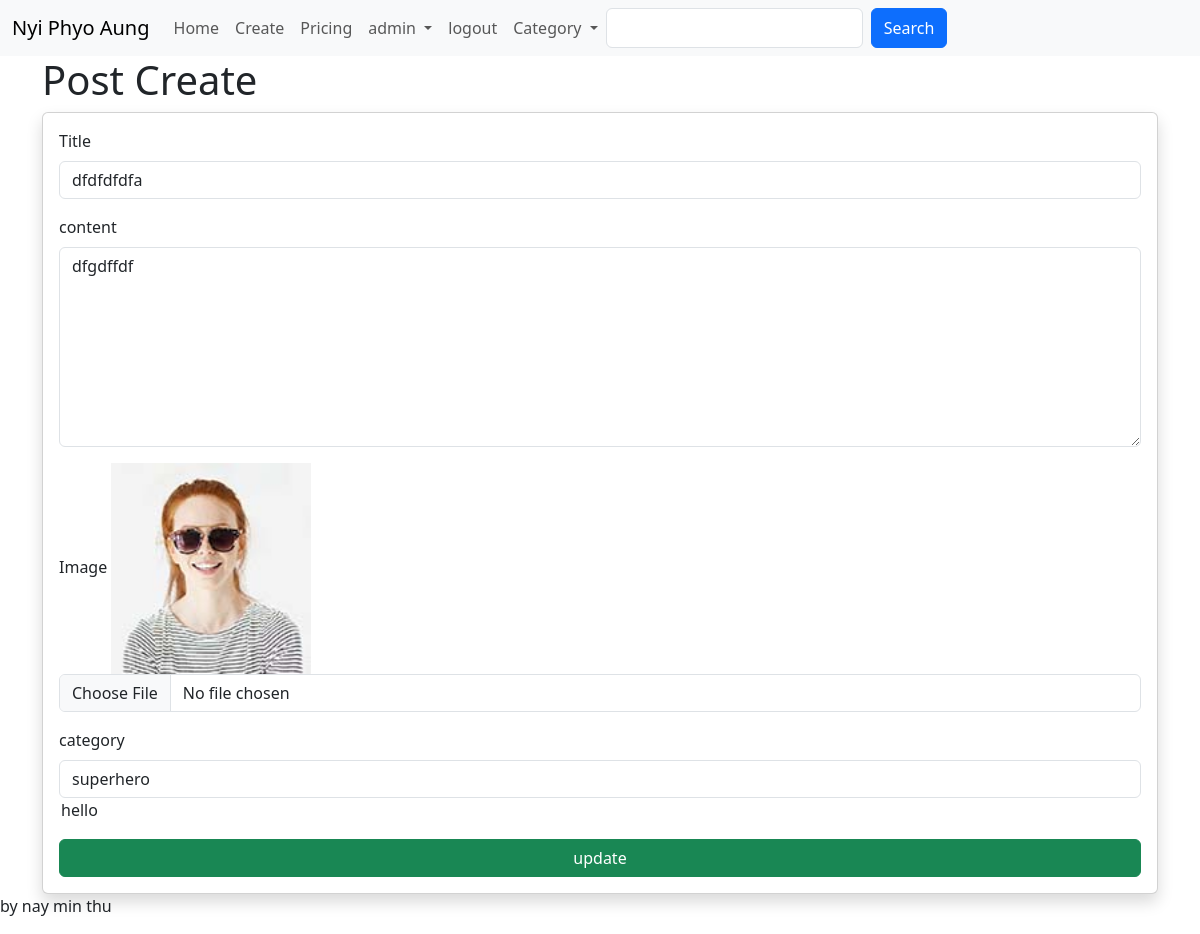
Page /blog/update/9/ (signed in) on the committed database.
### my_blog/models.py (models this page shows, shortened)
class PostModel(models.Model):
    id = models.AutoField(primary_key=True)
    title = models.CharField(max_length=100, default=None)
    caption = models.TextField(default=None)
    image = models.ImageField(default=None)
    author = models.ForeignKey(User, on_delete=models.CASCADE)
    category = models.ForeignKey(CategoryModel, on_delete=models.CASCADE)
    create_date = models.DateTimeField(default=datetime.now)

class CategoryModel(models.Model):
    id = models.AutoField(primary_key=True)
    name = models.CharField(max_length=100)
    description = models.TextField(default=None)
    create_date = models.DateTimeField(default=datetime.now)

### my_blog/views.py (the view, shortened to what this page needs)
# urls.py: path('update/<int:p_id>/', postupdate, name="postupdate"),
@permission_required('my_blog.change_postmodel', login_url='/login')
def postupdate(request, p_id):
    if request.method == "GET":
        post = PostModel.objects.get(id=p_id)
        category = CategoryModel.objects.all()
        return render(request, 'postupdate.html',{'category':category, 'post':post})

### util/context_processors.py (called while the page is built)
def allCategory(request):
    category = CategoryModel.objects.all()
    return {'categories':category}

### my_blog/templates/postupdate.html (shortened to what this page needs)
{% extends 'base.html' %}
{% block body %}
    <div class="container">
        <h1>Post Create</h1>
        <form method="POST" class="card p-3 shadow" enctype="multipart/form-data">
            <div class="mb-3">
                <label class="form-label"> Title </label>
                <input name="title" value="{{post.title}}" type="text" class="form-control" >
            </div>
            <div class="mb-3">
                <label class="form-label"> content </label>
                <textarea name="content" style="height: 200px;" required class="form-control" >{{post.caption}}</textarea>
            </div>
            <div class="mb-3">
                <label class="form-label"> Image </label>
                {% if post.image %}
                <img src="{{post.image.url}}" style="width:200px;" /><br/>
                {% endif %}
                <input name="image" type="file" class="form-control"  >
            </div>
            <div class="mb-3">
                <label class="form-label"> category </label>
                <select name="category" class="form-control" required>
                    {% for c in category %}
                    <option {% if c.id == post.category_id %} selected {% endif %} value="{{c.id}}">{{c.name}}</option>
                </select>
                     {% endfor %}
            </div>
            <button type="submit" class="btn btn-success">update</button>
        </form>
    </div>
{% endblock %}

### templates/header.html (shortened to what this page needs)
<nav class="navbar navbar-expand-lg bg-body-tertiary">
    <div class="container-fluid">
      <a class="navbar-brand" href="#">Nyi Phyo Aung </a>
      <div class="collapse navbar-collapse" id="navbarNavDropdown">
        <ul class="navbar-nav">
          <li class="nav-item">
            <a class="nav-link" href="/blog/list">Home</a>
          </li>
          <li class="nav-item">
            <a class="nav-link" href="/blog/create/">Create</a>
          </li>
          <li class="nav-item">
            <a class="nav-link" href="#">Pricing</a>
          </li>
          {% if user.is_authenticated %}
          <li class="nav-item dropdown">
            <a class="nav-link dropdown-toggle" href="#" role="button" data-bs-toggle="dropdown" aria-expanded="false">
              {{user.username}}
            </a>
          </li>
          <li class="nav-item">
            <a class="nav-link" href="/logout">logout</a>
          </li>
          {% endif %}
          <li class="nav-item dropdown">
            <a class="nav-link dropdown-toggle" href="#" data-bs-toggle="dropdown" aria-expanded="false">
              Category
            </a>
          </li>
            <form method="GET" action="{% url 'postlist' %}" class="d-flex">
              <input name="search" required class="form-control me-2" type="search">
              <button type="submit" class="btn btn-primary" >
              Search
              </button>
            </form>
          </div>
      </div>
  </nav>

### rows in the picture
PostModel: title "dfdfdfdfa", content "dfgdffdf", image (picture), category "superhero"

### other values in the picture
{{ user.username }} "admin"
